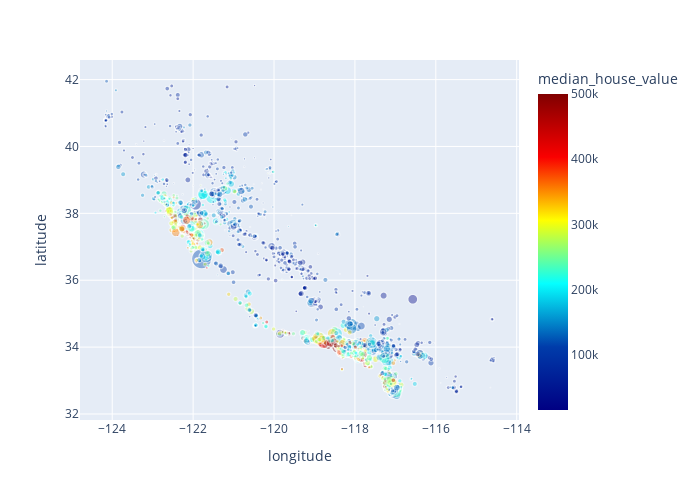

Here is the notebook cell this chart was saved with:
### Code cell
import plotly_express as px
px.scatter(housing, x='longitude', y='latitude', width=700, height=500, opacity=0.4, color='median_house_value', size='population', color_continuous_scale='jet')

### Figure 1 — Plotly figure (JSON) as saved in the notebook; plotly's stock layout.template omitted (floating-point values rounded to 4 significant figures; data arrays with more than 128 entries replaced by an {"elided": "..."} marker saying what was removed)
{"data": [{"hovertemplate": "longitude=%{x}<br>latitude=%{y}<br>population=%{marker.size}<br>median_house_value=%{marker.color}<extra></extra>", "legendgroup": "", "marker": {"color": {"elided": "4128 int values"}, "coloraxis": "coloraxis", "opacity": 0.4, "size": {"elided": "4128 int values"}, "sizemode": "area", "sizeref": 71.42, "symbol": "circle"}, "mode": "markers", "name": "", "showlegend": false, "type": "scattergl", "x": {"elided": "4128 float values"}, "xaxis": "x", "y": {"elided": "4128 float values"}, "yaxis": "y"}], "layout": {"coloraxis": {"colorbar": {"title": {"text": "median_house_value"}}, "colorscale": [[0, "rgb(0,0,131)"], [0.2, "rgb(0,60,170)"], [0.4, "rgb(5,255,255)"], [0.6, "rgb(255,255,0)"], [0.8, "rgb(250,0,0)"], [1, "rgb(128,0,0)"]]}, "height": 500, "legend": {"itemsizing": "constant", "tracegroupgap": 0}, "margin": {"t": 60}, "width": 700, "xaxis": {"anchor": "y", "domain": [0, 1], "title": {"text": "longitude"}}, "yaxis": {"anchor": "x", "domain": [0, 1], "title": {"text": "latitude"}}}}
